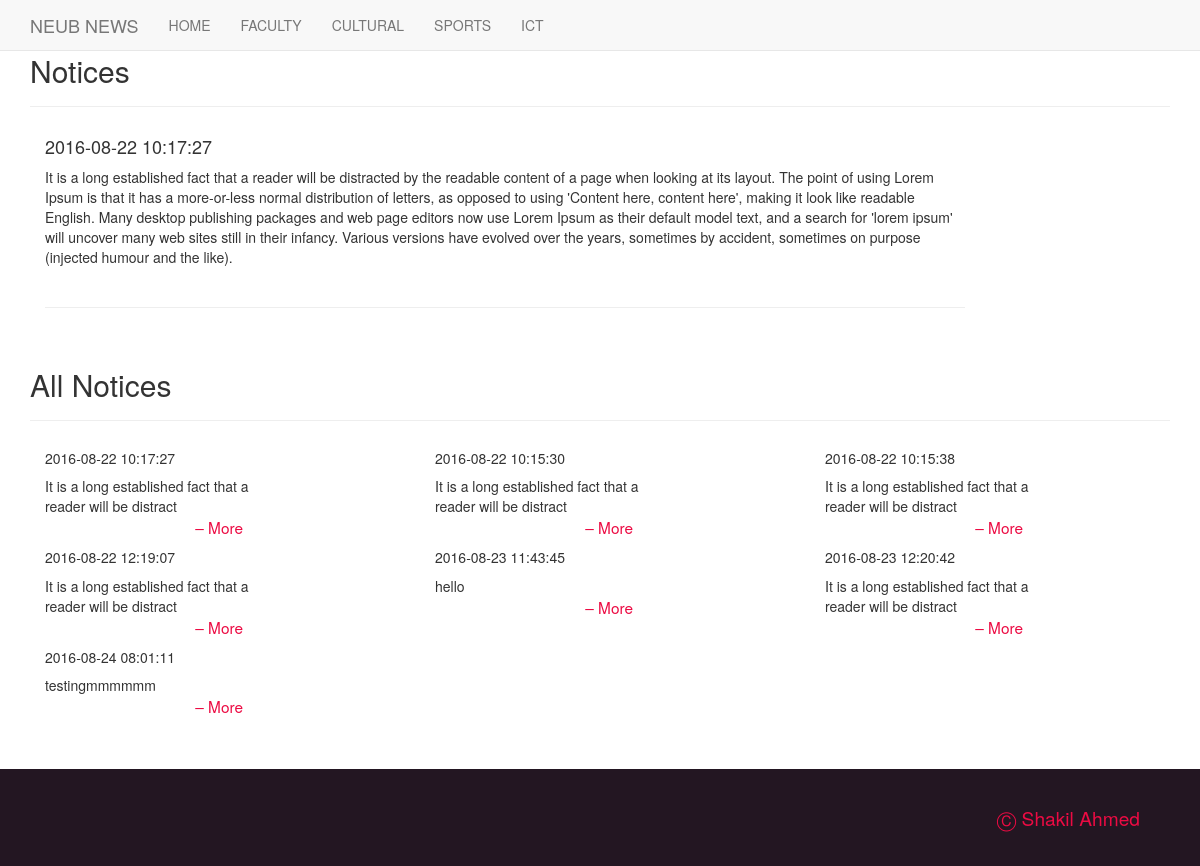
/note_view.php?id=24, run on the app's committed database.
### tables this page shows
CREATE TABLE IF NOT EXISTS `notices` (
`id` int(11) NOT NULL,
  `note` text NOT NULL,
  `notices_time` datetime NOT NULL
);

### note_view.php (the view, shortened to what this page needs)
<?php
	if(isset($_REQUEST['id']))
	{
		$req_id = $_REQUEST['id'];
	}else {
		header('location: index.php');
	}
?>
  </head>
  <?php include 'header.php'; ?>
  <body>
		<div class="container-fluid head-container">
			<div class="container head-container">
				<div class="row">
					<div class="col-lg-12 col-md-12">
						<div class="page-header">
							<h2>Notices</h2>
						</div>
							<div class="col-lg-10 col-md-12">
								<?php
									$sql = mysql_query("select * from notices where id = '$req_id'");
									$note = mysql_fetch_array($sql);
									$notes = $note['note'];
									$date = $note['notices_time'];
								?>
								<h4><?php echo $date?></h4>
								<p>
								<?php
										echo $notes;
								?>
								</br></br><hr />
								</p>
							</div>
					</div>
				</div>
			</div>
		</div>
		<div class="container">
			<div class="page-header"> <h2>All Notices </h2> </div>
				<div class="row">
				<?php
				$sql1 = mysql_query("select * from notices");
						while($notee = mysql_fetch_array($sql1)){
						$notics_id = $notee['id'];
						$notess = $notee['note'];
						$new_notices = substr($notess,0,60);
						$dates = $notee['notices_time'];
				?>
		<div class="col-lg-4 col-md-6">
			<div class="col-lg-8 col-md-6">
				<h5> <?php echo $dates ;?>  </h5>
					<p>
						<?php echo $new_notices; ?>
						<br />
						<a href="note_view.php?id=<?php echo $notics_id; ?>" class="more"> &ndash; More </a>
					</p>
			</div>
		</div>
			<?php
				}
			?>
			</div>
		</div>
		<div class="container-fluid custom-footer">
			 <p>&#9400 Shakil Ahmed</p>
		</div>
  </body>
</html>

### css/custom.css (style rules this page uses)
.head-container { margin-top: 7px; }
.custom-footer { background-color: #231622; color: #EC0B43; margin-top: 50px; font-size: medium; }
.custom-footer p { margin: 35px 45px 35px 5px; float: right; font-size: 1.2em; }
.more { color: #EC0B43; float: right; font-size: 1.1em; padding-right: 12px; padding-bottom: 2px; }

### css/ticker.css (style rules this page uses)
* { margin: 0; padding: 0; font-family: "Helvetica Neue",Helvetica,Arial,sans-serif; }

### data on the page
notices: notices_time "2016-08-22 10:17:27", note "It is a long established fact that a reader will be distracted by the readable content of a page when looking at its layout. The point of using Lorem Ipsum is that it has a more-or-less normal distribution of letters, as opposed to using 'Content here, content here', making it look like readable English. Many desktop publishing packages and web page editors now use Lorem Ipsum as their default model text, and a search for 'lorem ipsum' will uncover many web sites still in their infancy. Various versions have evolved over the years, sometimes by accident, sometimes on purpose (injected humour and the like).", note "It is a long established fact that a reader will be distract"
notices: notices_time "2016-08-22 10:15:30", note "It is a long established fact that a reader will be distract"
notices: notices_time "2016-08-22 10:15:38", note "It is a long established fact that a reader will be distract"
notices: notices_time "2016-08-22 12:19:07", note "It is a long established fact that a reader will be distract"
notices: notices_time "2016-08-23 11:43:45", note "hello"
notices: notices_time "2016-08-23 12:20:42", note "It is a long established fact that a reader will be distract"
notices: notices_time "2016-08-24 08:01:11", note "testingmmmmmm"
